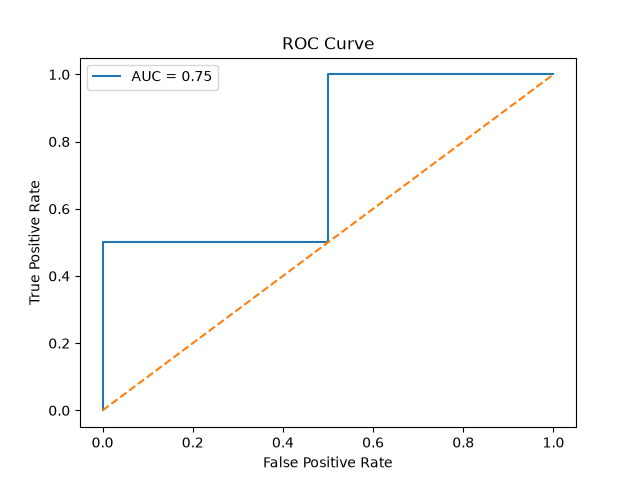

Python code for this plot:
import matplotlib.pyplot as plt
from sklearn.metrics import roc_curve, auc
import numpy as np

# Example values
y_true = [0,0,1,1]
y_scores = [0.1,0.4,0.35,0.8]

fpr, tpr, _ = roc_curve(y_true, y_scores)

roc_auc = auc(fpr, tpr)

plt.plot(fpr, tpr, label=f"AUC = {roc_auc:.2f}")

plt.plot([0,1], [0,1], linestyle='--')

plt.xlabel("False Positive Rate")

plt.ylabel("True Positive Rate")

plt.title("ROC Curve")

plt.legend()

plt.savefig("outputs/roc_curve.png")

plt.show()
